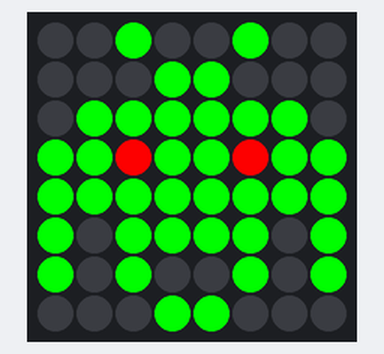
The program below on a simulated Raspberry Pi (BCM pin numbers) with a Sense HAT. On the bench: the Sense HAT's 8×8 RGB LED matrix. What the program prints to the terminal is not drawn. At 5.0 s the program stops and its outputs stay as they are.

Above: at 0.1 s.

The program:

bt4_step2.py
```python
from sense_emu import SenseHat
import time

sense = SenseHat()

g = [0, 255, 0]
b = [0, 0, 0]
r = [255, 0, 0]

invader = [
    b, b, g, b, b, g, b, b,
    b, b, b, g, g, b, b, b,
    b, g, g, g, g, g, g, b,
    g, g, r, g, g, r, g, g,
    g, g, g, g, g, g, g, g,
    g, b, g, g, g, g, b, g,
    g, b, g, b, b, g, b, g,
    b, b, b, g, g, b, b, b,
]

sense.set_pixels(invader)
print('Biểu tượng Space Invader đã hiển thị.')
time.sleep(5)
sense.clear()
```
